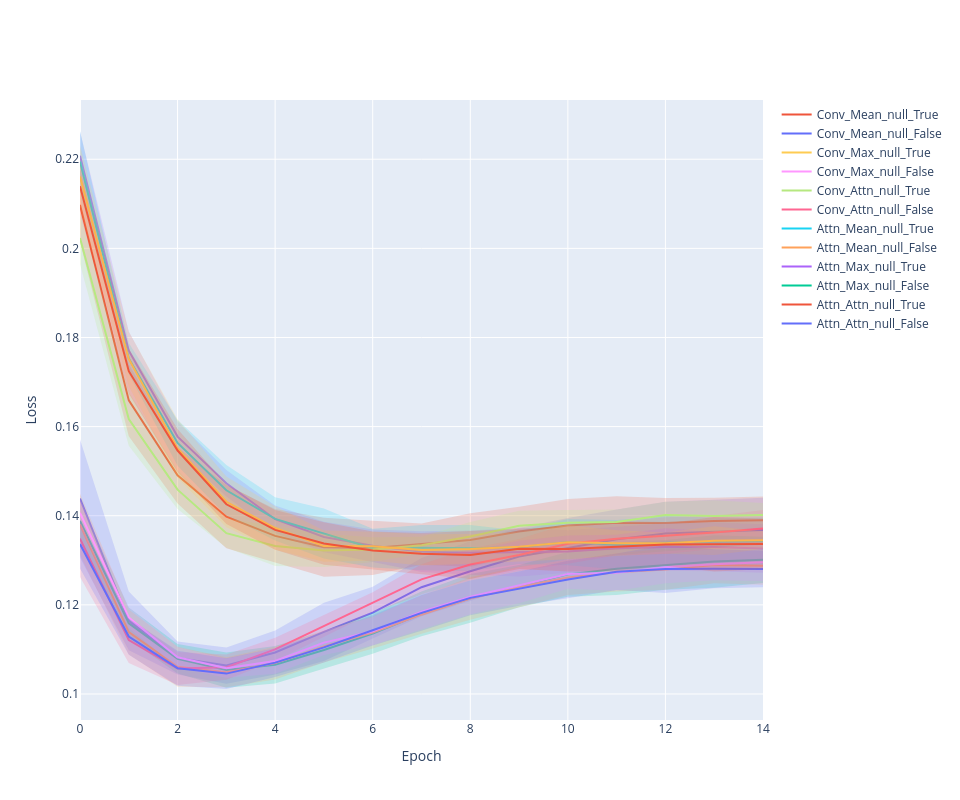

Notebook source saved alongside this figure:
### Code cell
line_plot(history, 'loss')

### Figure 1 — Plotly figure (JSON) as saved in the notebook; plotly's stock layout.template omitted (floating-point values rounded to 4 significant figures)
{"data": [{"line": {"color": "#636EFA"}, "mode": "lines", "name": "Attn_Attn_null_False", "type": "scatter", "x": [0, 1, 2, 3, 4, 5, 6, 7, 8, 9, 10, 11, 12, 13, 14], "y": [0.1439, 0.1164, 0.1081, 0.1064, 0.1093, 0.1139, 0.1183, 0.124, 0.1275, 0.1309, 0.1328, 0.1347, 0.136, 0.1365, 0.1368]}, {"line": {"width": 0}, "marker": {"color": "#444"}, "mode": "lines", "showlegend": false, "type": "scatter", "x": [0, 1, 2, 3, 4, 5, 6, 7, 8, 9, 10, 11, 12, 13, 14], "y": [0.1571, 0.123, 0.1118, 0.1105, 0.1143, 0.1205, 0.1241, 0.1305, 0.1342, 0.1372, 0.1395, 0.1414, 0.1431, 0.1435, 0.1441]}, {"fill": "tonexty", "fillcolor": "rgba(99, 110, 250,0.2)", "line": {"width": 0}, "marker": {"color": "#444"}, "mode": "lines", "showlegend": false, "type": "scatter", "x": [0, 1, 2, 3, 4, 5, 6, 7, 8, 9, 10, 11, 12, 13, 14], "y": [0.1306, 0.1098, 0.1043, 0.1023, 0.1044, 0.1074, 0.1125, 0.1174, 0.1208, 0.1245, 0.1261, 0.128, 0.1289, 0.1294, 0.1295]}, {"line": {"color": "#EF553B"}, "mode": "lines", "name": "Attn_Attn_null_True", "type": "scatter", "x": [0, 1, 2, 3, 4, 5, 6, 7, 8, 9, 10, 11, 12, 13, 14], "y": [0.2098, 0.1659, 0.1491, 0.1398, 0.1355, 0.1329, 0.1328, 0.1336, 0.1346, 0.1365, 0.1378, 0.1384, 0.1384, 0.1388, 0.139]}, {"line": {"width": 0}, "marker": {"color": "#444"}, "mode": "lines", "showlegend": false, "type": "scatter", "x": [0, 1, 2, 3, 4, 5, 6, 7, 8, 9, 10, 11, 12, 13, 14], "y": [0.2181, 0.1739, 0.1554, 0.1469, 0.1415, 0.1395, 0.1389, 0.1383, 0.1406, 0.142, 0.1437, 0.1444, 0.144, 0.1441, 0.1443]}, {"fill": "tonexty", "fillcolor": "rgba(239, 85, 59,0.2)", "line": {"width": 0}, "marker": {"color": "#444"}, "mode": "lines", "showlegend": false, "type": "scatter", "x": [0, 1, 2, 3, 4, 5, 6, 7, 8, 9, 10, 11, 12, 13, 14], "y": [0.2014, 0.1578, 0.1428, 0.1327, 0.1295, 0.1263, 0.1267, 0.129, 0.1285, 0.1309, 0.1319, 0.1324, 0.1328, 0.1336, 0.1336]}, {"line": {"color": "#00CC96"}, "mode": "lines", "name": "Attn_Max_null_False", "type": "scatter", "x": [0, 1, 2, 3, 4, 5, 6, 7, 8, 9, 10, 11, 12, 13, 14], "y": [0.1388, 0.1158, 0.1079, 0.1054, 0.1066, 0.1099, 0.1136, 0.118, 0.1215, 0.1242, 0.1268, 0.1281, 0.129, 0.1297, 0.1301]}, {"line": {"width": 0}, "marker": {"color": "#444"}, "mode": "lines", "showlegend": false, "type": "scatter", "x": [0, 1, 2, 3, 4, 5, 6, 7, 8, 9, 10, 11, 12, 13, 14], "y": [0.1433, 0.1194, 0.1112, 0.1093, 0.1108, 0.1141, 0.1181, 0.123, 0.1269, 0.129, 0.1318, 0.134, 0.1345, 0.1356, 0.1353]}, {"fill": "tonexty", "fillcolor": "rgba(0, 204, 150,0.2)", "line": {"width": 0}, "marker": {"color": "#444"}, "mode": "lines", "showlegend": false, "type": "scatter", "x": [0, 1, 2, 3, 4, 5, 6, 7, 8, 9, 10, 11, 12, 13, 14], "y": [0.1344, 0.1123, 0.1046, 0.1014, 0.1024, 0.1056, 0.109, 0.1129, 0.116, 0.1194, 0.1218, 0.1222, 0.1234, 0.1238, 0.1249]}, {"line": {"color": "#AB63FA"}, "mode": "lines", "name": "Attn_Max_null_True", "type": "scatter", "x": [0, 1, 2, 3, 4, 5, 6, 7, 8, 9, 10, 11, 12, 13, 14], "y": [0.2208, 0.177, 0.1578, 0.1473, 0.1392, 0.1352, 0.1333, 0.1319, 0.1317, 0.1318, 0.132, 0.1327, 0.133, 0.133, 0.1326]}, {"line": {"width": 0}, "marker": {"color": "#444"}, "mode": "lines", "showlegend": false, "type": "scatter", "x": [0, 1, 2, 3, 4, 5, 6, 7, 8, 9, 10, 11, 12, 13, 14], "y": [0.2262, 0.1814, 0.1612, 0.1503, 0.1423, 0.1386, 0.1369, 0.1365, 0.1367, 0.1373, 0.1367, 0.1375, 0.1383, 0.1385, 0.1381]}, {"fill": "tonexty", "fillcolor": "rgba(171, 99, 250,0.2)", "line": {"width": 0}, "marker": {"color": "#444"}, "mode": "lines", "showlegend": false, "type": "scatter", "x": [0, 1, 2, 3, 4, 5, 6, 7, 8, 9, 10, 11, 12, 13, 14], "y": [0.2153, 0.1727, 0.1544, 0.1443, 0.1361, 0.1318, 0.1296, 0.1274, 0.1267, 0.1264, 0.1272, 0.1279, 0.1276, 0.1275, 0.1272]}, {"line": {"color": "#FFA15A"}, "mode": "lines", "name": "Attn_Mean_null_False", "type": "scatter", "x": [0, 1, 2, 3, 4, 5, 6, 7, 8, 9, 10, 11, 12, 13, 14], "y": [0.138, 0.1139, 0.1061, 0.1049, 0.1069, 0.1106, 0.1138, 0.1178, 0.1214, 0.124, 0.1261, 0.1273, 0.128, 0.1289, 0.1288]}, {"line": {"width": 0}, "marker": {"color": "#444"}, "mode": "lines", "showlegend": false, "type": "scatter", "x": [0, 1, 2, 3, 4, 5, 6, 7, 8, 9, 10, 11, 12, 13, 14], "y": [0.1449, 0.119, 0.1106, 0.1083, 0.1106, 0.1142, 0.1174, 0.1221, 0.1262, 0.1286, 0.1301, 0.1316, 0.1325, 0.133, 0.1331]}, {"fill": "tonexty", "fillcolor": "rgba(255, 161, 90,0.2)", "line": {"width": 0}, "marker": {"color": "#444"}, "mode": "lines", "showlegend": false, "type": "scatter", "x": [0, 1, 2, 3, 4, 5, 6, 7, 8, 9, 10, 11, 12, 13, 14], "y": [0.1312, 0.1088, 0.1016, 0.1015, 0.1032, 0.1071, 0.1102, 0.1135, 0.1166, 0.1194, 0.1222, 0.123, 0.1234, 0.1248, 0.1245]}, {"line": {"color": "#19D3F3"}, "mode": "lines", "name": "Attn_Mean_null_True", "type": "scatter", "x": [0, 1, 2, 3, 4, 5, 6, 7, 8, 9, 10, 11, 12, 13, 14], "y": [0.2195, 0.1753, 0.1564, 0.1457, 0.1393, 0.136, 0.1327, 0.1328, 0.1327, 0.1329, 0.1341, 0.1335, 0.134, 0.1342, 0.1343]}, {"line": {"width": 0}, "marker": {"color": "#444"}, "mode": "lines", "showlegend": false, "type": "scatter", "x": [0, 1, 2, 3, 4, 5, 6, 7, 8, 9, 10, 11, 12, 13, 14], "y": [0.2263, 0.1788, 0.1615, 0.1514, 0.1441, 0.1416, 0.1371, 0.1379, 0.1379, 0.1367, 0.1393, 0.139, 0.1399, 0.1395, 0.1396]}, {"fill": "tonexty", "fillcolor": "rgba(25, 211, 243,0.2)", "line": {"width": 0}, "marker": {"color": "#444"}, "mode": "lines", "showlegend": false, "type": "scatter", "x": [0, 1, 2, 3, 4, 5, 6, 7, 8, 9, 10, 11, 12, 13, 14], "y": [0.2126, 0.1718, 0.1512, 0.14, 0.1344, 0.1304, 0.1284, 0.1277, 0.1275, 0.1292, 0.1289, 0.128, 0.128, 0.1289, 0.1291]}, {"line": {"color": "#FF6692"}, "mode": "lines", "name": "Conv_Attn_null_False", "type": "scatter", "x": [0, 1, 2, 3, 4, 5, 6, 7, 8, 9, 10, 11, 12, 13, 14], "y": [0.1349, 0.1121, 0.1057, 0.106, 0.11, 0.1153, 0.1205, 0.1257, 0.1291, 0.1312, 0.1337, 0.1349, 0.1355, 0.1362, 0.1371]}, {"line": {"width": 0}, "marker": {"color": "#444"}, "mode": "lines", "showlegend": false, "type": "scatter", "x": [0, 1, 2, 3, 4, 5, 6, 7, 8, 9, 10, 11, 12, 13, 14], "y": [0.1435, 0.1173, 0.1094, 0.1089, 0.1126, 0.1178, 0.1228, 0.1291, 0.1326, 0.1348, 0.1382, 0.1386, 0.1397, 0.1399, 0.1413]}, {"fill": "tonexty", "fillcolor": "rgba(255, 102, 146,0.2)", "line": {"width": 0}, "marker": {"color": "#444"}, "mode": "lines", "showlegend": false, "type": "scatter", "x": [0, 1, 2, 3, 4, 5, 6, 7, 8, 9, 10, 11, 12, 13, 14], "y": [0.1263, 0.107, 0.102, 0.1032, 0.1074, 0.1128, 0.1182, 0.1223, 0.1255, 0.1276, 0.1292, 0.1311, 0.1314, 0.1325, 0.1329]}, {"line": {"color": "#B6E880"}, "mode": "lines", "name": "Conv_Attn_null_True", "type": "scatter", "x": [0, 1, 2, 3, 4, 5, 6, 7, 8, 9, 10, 11, 12, 13, 14], "y": [0.2023, 0.1617, 0.1458, 0.1361, 0.1332, 0.1322, 0.1324, 0.1334, 0.1353, 0.1377, 0.1384, 0.1386, 0.1401, 0.1399, 0.1401]}, {"line": {"width": 0}, "marker": {"color": "#444"}, "mode": "lines", "showlegend": false, "type": "scatter", "x": [0, 1, 2, 3, 4, 5, 6, 7, 8, 9, 10, 11, 12, 13, 14], "y": [0.2082, 0.1677, 0.1502, 0.1394, 0.1377, 0.1359, 0.1352, 0.1353, 0.1386, 0.1411, 0.1413, 0.1414, 0.1431, 0.1435, 0.1429]}, {"fill": "tonexty", "fillcolor": "rgba(182, 232, 128,0.2)", "line": {"width": 0}, "marker": {"color": "#444"}, "mode": "lines", "showlegend": false, "type": "scatter", "x": [0, 1, 2, 3, 4, 5, 6, 7, 8, 9, 10, 11, 12, 13, 14], "y": [0.1965, 0.1557, 0.1415, 0.1328, 0.1287, 0.1285, 0.1296, 0.1315, 0.1321, 0.1344, 0.1356, 0.1357, 0.1372, 0.1364, 0.1374]}, {"line": {"color": "#FF97FF"}, "mode": "lines", "name": "Conv_Max_null_False", "type": "scatter", "x": [0, 1, 2, 3, 4, 5, 6, 7, 8, 9, 10, 11, 12, 13, 14], "y": [0.1406, 0.1172, 0.1082, 0.1058, 0.1074, 0.1115, 0.1141, 0.1185, 0.1218, 0.1244, 0.1269, 0.1272, 0.1284, 0.1291, 0.1295]}, {"line": {"width": 0}, "marker": {"color": "#444"}, "mode": "lines", "showlegend": false, "type": "scatter", "x": [0, 1, 2, 3, 4, 5, 6, 7, 8, 9, 10, 11, 12, 13, 14], "y": [0.1438, 0.1195, 0.1105, 0.1079, 0.1102, 0.1143, 0.1172, 0.1224, 0.1258, 0.1284, 0.1302, 0.1312, 0.132, 0.1327, 0.1337]}, {"fill": "tonexty", "fillcolor": "rgba(255, 151, 255,0.2)", "line": {"width": 0}, "marker": {"color": "#444"}, "mode": "lines", "showlegend": false, "type": "scatter", "x": [0, 1, 2, 3, 4, 5, 6, 7, 8, 9, 10, 11, 12, 13, 14], "y": [0.1375, 0.1148, 0.1059, 0.1036, 0.1046, 0.1088, 0.1109, 0.1145, 0.1179, 0.1204, 0.1236, 0.1232, 0.1248, 0.1255, 0.1254]}, {"line": {"color": "#FECB52"}, "mode": "lines", "name": "Conv_Max_null_True", "type": "scatter", "x": [0, 1, 2, 3, 4, 5, 6, 7, 8, 9, 10, 11, 12, 13, 14], "y": [0.2161, 0.1752, 0.1551, 0.1431, 0.1372, 0.1332, 0.1332, 0.1323, 0.1326, 0.133, 0.134, 0.1338, 0.1338, 0.1344, 0.1345]}, {"line": {"width": 0}, "marker": {"color": "#444"}, "mode": "lines", "showlegend": false, "type": "scatter", "x": [0, 1, 2, 3, 4, 5, 6, 7, 8, 9, 10, 11, 12, 13, 14], "y": [0.223, 0.1813, 0.1617, 0.1488, 0.1421, 0.1367, 0.1364, 0.1359, 0.1359, 0.1363, 0.1378, 0.1367, 0.1362, 0.1376, 0.1365]}, {"fill": "tonexty", "fillcolor": "rgba(254, 203, 82,0.2)", "line": {"width": 0}, "marker": {"color": "#444"}, "mode": "lines", "showlegend": false, "type": "scatter", "x": [0, 1, 2, 3, 4, 5, 6, 7, 8, 9, 10, 11, 12, 13, 14], "y": [0.2093, 0.1691, 0.1485, 0.1374, 0.1324, 0.1297, 0.1299, 0.1288, 0.1292, 0.1297, 0.1302, 0.131, 0.1315, 0.1312, 0.1325]}, {"line": {"color": "#636EFA"}, "mode": "lines", "name": "Conv_Mean_null_False", "type": "scatter", "x": [0, 1, 2, 3, 4, 5, 6, 7, 8, 9, 10, 11, 12, 13, 14], "y": [0.1337, 0.1129, 0.1058, 0.1046, 0.107, 0.1105, 0.1143, 0.1182, 0.1216, 0.1236, 0.1257, 0.1274, 0.128, 0.1281, 0.128]}, {"line": {"width": 0}, "marker": {"color": "#444"}, "mode": "lines", "showlegend": false, "type": "scatter", "x": [0, 1, 2, 3, 4, 5, 6, 7, 8, 9, 10, 11, 12, 13, 14], "y": [0.1392, 0.1169, 0.1097, 0.108, 0.1103, 0.1139, 0.1177, 0.1222, 0.1255, 0.1275, 0.1299, 0.1315, 0.1334, 0.1325, 0.1321]}, {"fill": "tonexty", "fillcolor": "rgba(99, 110, 250,0.2)", "line": {"width": 0}, "marker": {"color": "#444"}, "mode": "lines", "showlegend": false, "type": "scatter", "x": [0, 1, 2, 3, 4, 5, 6, 7, 8, 9, 10, 11, 12, 13, 14], "y": [0.1281, 0.1088, 0.1019, 0.1011, 0.1038, 0.1071, 0.1109, 0.1142, 0.1177, 0.1198, 0.1215, 0.1233, 0.1227, 0.1237, 0.1239]}, {"line": {"color": "#EF553B"}, "mode": "lines", "name": "Conv_Mean_null_True", "type": "scatter", "x": [0, 1, 2, 3, 4, 5, 6, 7, 8, 9, 10, 11, 12, 13, 14], "y": [0.214, 0.1724, 0.1546, 0.1426, 0.1368, 0.1338, 0.1322, 0.1314, 0.1312, 0.1326, 0.1325, 0.133, 0.1335, 0.1336, 0.1337]}, {"line": {"width": 0}, "marker": {"color": "#444"}, "mode": "lines", "showlegend": false, "type": "scatter", "x": [0, 1, 2, 3, 4, 5, 6, 7, 8, 9, 10, 11, 12, 13, 14], "y": [0.2198, 0.1775, 0.1595, 0.147, 0.1413, 0.1386, 0.1365, 0.1361, 0.1366, 0.1371, 0.1376, 0.1384, 0.1383, 0.1397, 0.1394]}, {"fill": "tonexty", "fillcolor": "rgba(239, 85, 59,0.2)", "line": {"width": 0}, "marker": {"color": "#444"}, "mode": "lines", "showlegend": false, "type": "scatter", "x": [0, 1, 2, 3, 4, 5, 6, 7, 8, 9, 10, 11, 12, 13, 14], "y": [0.2081, 0.1674, 0.1498, 0.1382, 0.1324, 0.129, 0.1279, 0.1268, 0.1258, 0.1281, 0.1275, 0.1275, 0.1288, 0.1275, 0.128]}], "layout": {"height": 800, "width": 960, "xaxis": {"title": {"text": "Epoch"}}, "yaxis": {"title": {"text": "Loss"}}}}
